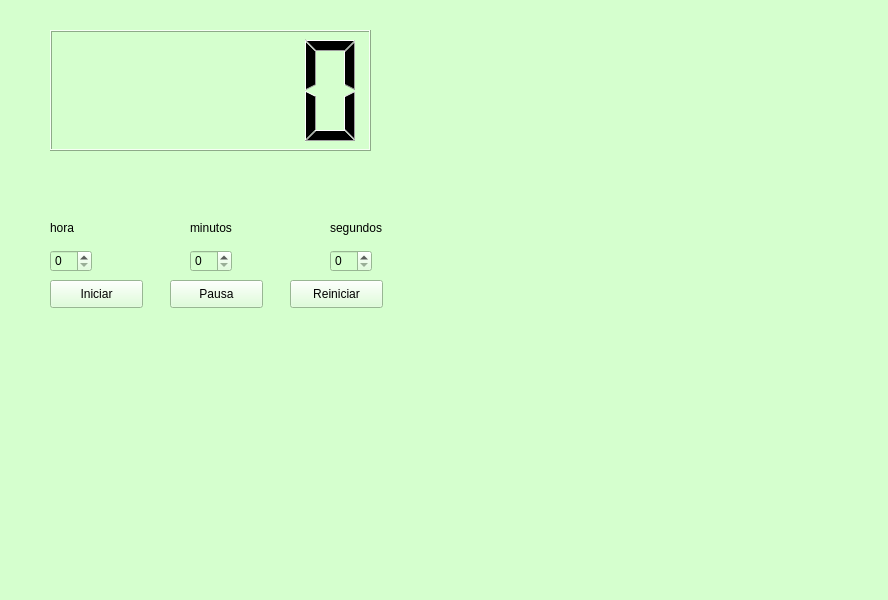
<?xml version="1.0" encoding="UTF-8"?>
<ui version="4.0">
 <class>MainWindow</class>
 <widget class="QMainWindow" name="MainWindow">
  <property name="geometry">
   <rect>
    <x>0</x>
    <y>0</y>
    <width>888</width>
    <height>600</height>
   </rect>
  </property>
  <property name="windowTitle">
   <string>MainWindow</string>
  </property>
  <property name="styleSheet">
   <string notr="true">background-color:rgb(213, 255, 206)</string>
  </property>
  <widget class="QWidget" name="centralwidget">
   <widget class="QPushButton" name="btn_iniciar">
    <property name="geometry">
     <rect>
      <x>50</x>
      <y>280</y>
      <width>93</width>
      <height>28</height>
     </rect>
    </property>
    <property name="text">
     <string>Iniciar</string>
    </property>
   </widget>
   <widget class="QPushButton" name="btn_pausa">
    <property name="geometry">
     <rect>
      <x>170</x>
      <y>280</y>
      <width>93</width>
      <height>28</height>
     </rect>
    </property>
    <property name="text">
     <string>Pausa</string>
    </property>
   </widget>
   <widget class="QPushButton" name="btn_reiniciar">
    <property name="geometry">
     <rect>
      <x>290</x>
      <y>280</y>
      <width>93</width>
      <height>28</height>
     </rect>
    </property>
    <property name="text">
     <string>Reiniciar</string>
    </property>
   </widget>
   <widget class="QLCDNumber" name="lcdNumber">
    <property name="geometry">
     <rect>
      <x>50</x>
      <y>30</y>
      <width>321</width>
      <height>121</height>
     </rect>
    </property>
   </widget>
   <widget class="QLabel" name="label">
    <property name="geometry">
     <rect>
      <x>420</x>
      <y>10</y>
      <width>451</width>
      <height>431</height>
     </rect>
    </property>
    <property name="text">
     <string>&lt;html&gt;&lt;head/&gt;&lt;body&gt;&lt;p&gt;&lt;img src=&quot;:/uat_logo/uat-icono.jpg&quot;/&gt;&lt;/p&gt;&lt;/body&gt;&lt;/html&gt;</string>
    </property>
   </widget>
   <widget class="QSpinBox" name="sb_horas">
    <property name="geometry">
     <rect>
      <x>50</x>
      <y>250</y>
      <width>42</width>
      <height>22</height>
     </rect>
    </property>
   </widget>
   <widget class="QSpinBox" name="sb_minutos">
    <property name="geometry">
     <rect>
      <x>190</x>
      <y>250</y>
      <width>42</width>
      <height>22</height>
     </rect>
    </property>
   </widget>
   <widget class="QSpinBox" name="sb_segundos">
    <property name="geometry">
     <rect>
      <x>330</x>
      <y>250</y>
      <width>42</width>
      <height>22</height>
     </rect>
    </property>
   </widget>
   <widget class="QLabel" name="label_2">
    <property name="geometry">
     <rect>
      <x>50</x>
      <y>220</y>
      <width>55</width>
      <height>16</height>
     </rect>
    </property>
    <property name="text">
     <string>hora</string>
    </property>
   </widget>
   <widget class="QLabel" name="label_3">
    <property name="geometry">
     <rect>
      <x>190</x>
      <y>220</y>
      <width>55</width>
      <height>16</height>
     </rect>
    </property>
    <property name="text">
     <string>minutos</string>
    </property>
   </widget>
   <widget class="QLabel" name="label_4">
    <property name="geometry">
     <rect>
      <x>330</x>
      <y>220</y>
      <width>55</width>
      <height>16</height>
     </rect>
    </property>
    <property name="text">
     <string>segundos</string>
    </property>
   </widget>
  </widget>
  <widget class="QMenuBar" name="menubar">
   <property name="geometry">
    <rect>
     <x>0</x>
     <y>0</y>
     <width>888</width>
     <height>26</height>
    </rect>
   </property>
  </widget>
  <widget class="QStatusBar" name="statusbar"/>
 </widget>
 <resources>
  <include location="../clase_7_9/uat.qrc"/>
  <include location="uat.qrc"/>
 </resources>
 <connections/>
</ui>
